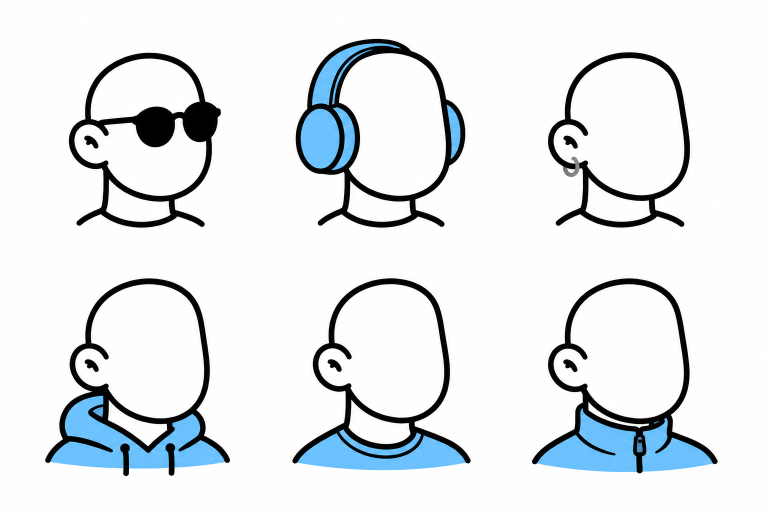
#> input picture design/muneco/fuente/accesorios-ropa-chatgpt.png, 1536 x 1024 px, given in place of grid.png, which was not available (shown at 1/2 size)
$ python acc_step.py ../fuente ../fuente/gorros-chatgpt.png
#> lines starting #> are read from the running program, lines starting #| are printed output that depends on the picture; after the words box and inside, x2 and y2 are one past the last pixel; in counts of white or black regions, pixels touching at a corner belong together; pictures that were not available may be replaced by others from this repository, and a replacement may not be noted
import numpy as np, json, sys
from PIL import Image
from scipy import ndimage as ndi
import potrace
D, OUT = sys.argv[1], sys.argv[2]
im = np.array(Image.open(f'{D}/grid.png').convert('RGB')).astype(int)
r, g, b = im[..., 0], im[..., 1], im[..., 2]
gray = (r + g + b) / 3
W = im.shape[1] // 3; H = im.shape[0] // 2
#> after `W = im.shape[1] // 3`: W = 512
#> after `H = im.shape[0] // 2`: H = 512
def cell(m, i): rr, cc = divmod(i, 3); return m[rr*H:(rr+1)*H, cc*W:(cc+1)*W]
BLK = gray < 110
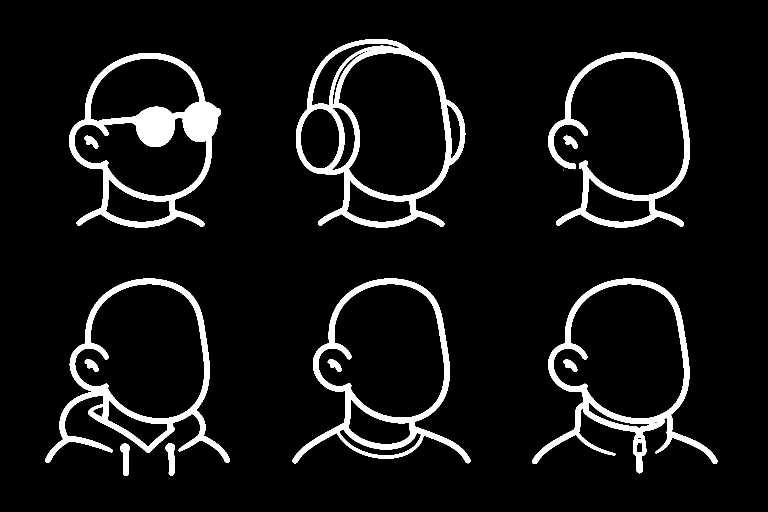
#> BLK: shape (1024, 1536) bool (shown at 1/2 size); 7.6% white; 14 white regions (1 under 20 px), largest, box (x1, y1, x2, y2) and area: (138, 106, 442, 455) 24790, (592, 78, 931, 455) 22372, (91, 557, 460, 926) 18446
BLUE = (b - r > 40)
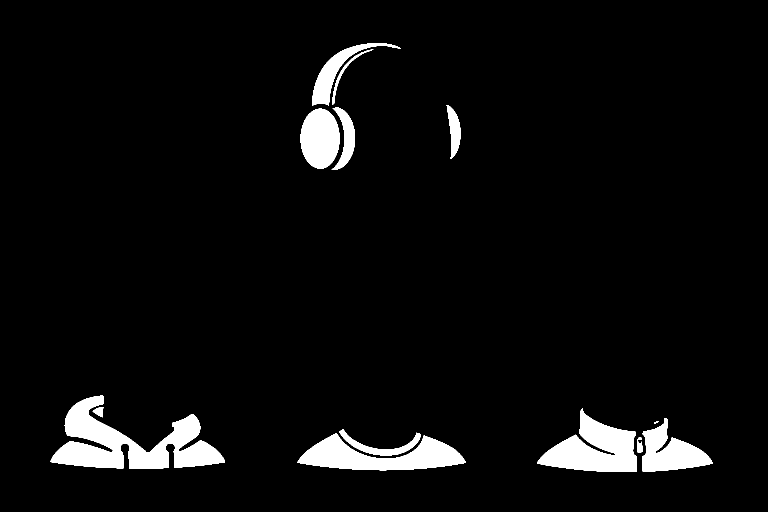
#> BLUE: shape (1024, 1536) bool (shown at 1/2 size); 4.8% white; 13 white regions, largest, box (x1, y1, x2, y2) and area: (100, 791, 450, 937) 22302, (1074, 816, 1274, 944) 13730, (595, 866, 932, 941) 12890
GREY = (gray > 90) & (gray < 210) & (np.abs(r - b) < 25) & (np.abs(r - g) < 25)
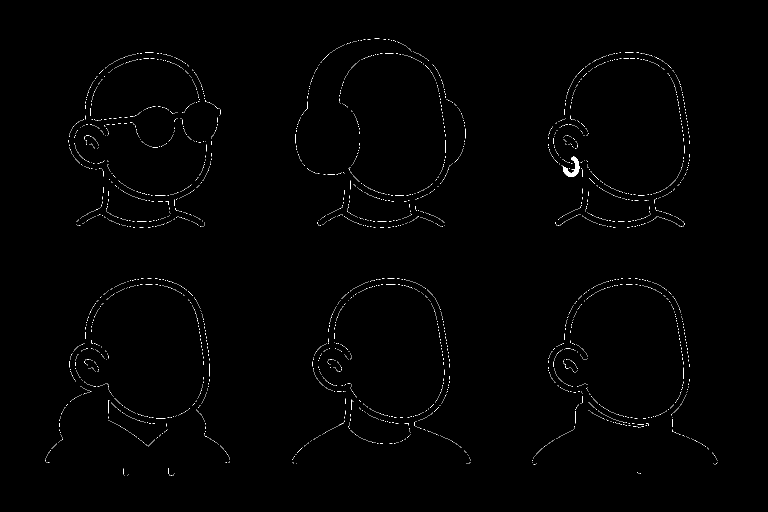
#> GREY: shape (1024, 1536) bool (shown at 1/2 size); 0.53% white in thin lines or dots, all inside (x1, y1, x2, y2) = (90, 77, 1435, 952)
# referencia: la cabeza del arete (cuadro 3), sin el arete
ref = cell(BLK, 2).copy()
#> in cell, `return m[rr * H:(rr + 1) * H, cc * W:(cc + 1) * W]`:
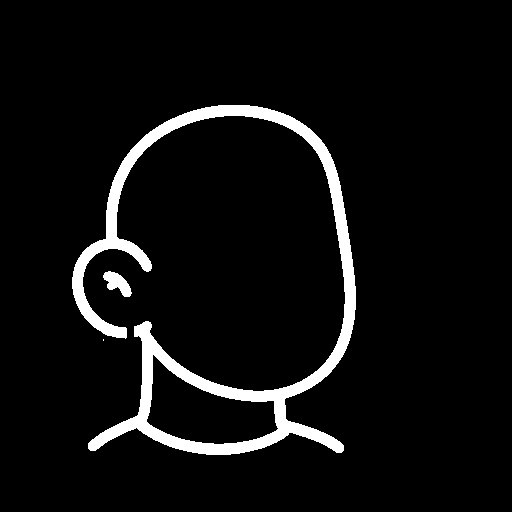
#> returned value: shape (512, 512) bool; 5.8% white; 3 white regions (1 under 20 px), largest, box (x1, y1, x2, y2) and area: (72, 105, 356, 455) 14719, (103, 271, 132, 297) 405
# medidas de la cabeza de referencia -> lienzo 500x500 de nuestra base (escala uniforme)
ys, xs = np.nonzero(ref)
#> ys = 15126 values from 105 to 454; xs = 15126 values, max 355 at index 6470, min 72 at index 6045, mean 213.3
top = ys.min(); left = xs[ys < top + 300].min(); right = xs[ys < top + 260].max()
#> after `top = ys.min()`: top = 105
#> after `left = xs[ys < top + 300].min()`: left = 72
#> after `right = xs[ys < top + 260].max()`: right = 355
OUR_LEFT, OUR_TOP, OUR_RIGHT = 58, 49, 399
s = (OUR_RIGHT - OUR_LEFT) / (right - left)
#> s = 1.2
T = lambda x, y: (OUR_LEFT + (x - left) * s, OUR_TOP + (y - top) * s)
def shift_to(a, bimg):
    # alinear por la cabeza (oreja y contorno de la cara), filas de la parte media
    y0, y1 = top + 60, top + 260
    ra = a[y0:y1].astype(float); rb = bimg[y0:y1].astype(float)
    best = (0, 0, -1)
    for dy in range(-80, 81, 1):
        sb = np.roll(bimg, dy, 0)[y0:y1].astype(float)
        c = np.fft.ifft2(np.fft.fft2(ra) * np.conj(np.fft.fft2(sb))).real
        dx = int(np.argmax(c.max(0))); sc = c.max()
        if dx > c.shape[1] // 2: dx -= c.shape[1]
        if sc > best[2]: best = (dy, dx, sc)
    return best[0], best[1]
def sh(m, dy, dx): return np.roll(np.roll(m, dy, 0), dx, 1)
def to_path(mask, TT=None):
    TT = TT or T
    plist = potrace.Bitmap(~mask).trace(turdsize=8, alphamax=1.0, opticurve=True, opttolerance=0.3)
    f = lambda p: '%.1f,%.1f' % TT(p.x, p.y) if hasattr(p, 'x') else '%.1f,%.1f' % TT(*p)
    d = []
    for curve in plist:
        d.append('M' + f(curve.start_point))
        for seg in curve.segments:
            d.append(('L' + f(seg.c) + ' L' + f(seg.end_point)) if seg.is_corner else ('C' + f(seg.c1) + ' ' + f(seg.c2) + ' ' + f(seg.end_point)))
        d.append('Z')
    return ' '.join(d)
def clean(m, n):
    lab, k = ndi.label(m)
    if not k: return m
    sz = ndi.sum(m, lab, range(1, k + 1))
    return np.isin(lab, [j + 1 for j, v in enumerate(sz) if v >= n])
cut = ndi.binary_dilation(ref, iterations=5)
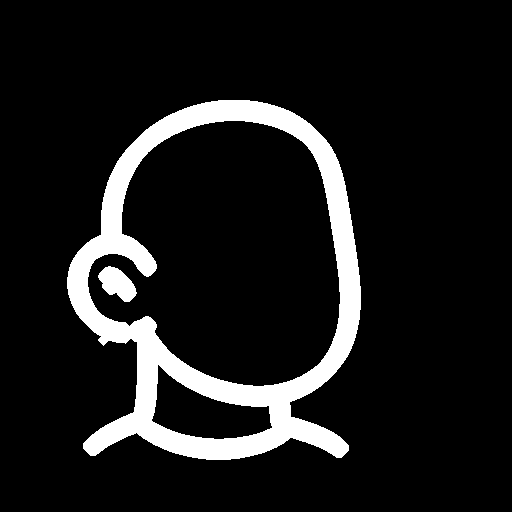
#> cut: shape (512, 512) bool; 10.5% white; 2 white regions, box (x1, y1, x2, y2) and area: (67, 100, 361, 460) 26669, (98, 266, 137, 302) 847
out = {}
names = ['gafas', 'audifonos', 'arete', 'hoodie', 'camiseta', 'chaqueta']
for i, n in enumerate(names):
    blk, blue, grey = cell(BLK, i), cell(BLUE, i), cell(GREY, i)
    dy, dx = (0, 0) if i == 2 else shift_to(ref, blk)
    blk, blue, grey = sh(blk, dy, dx), sh(blue, dy, dx), sh(grey, dy, dx)
    if n == 'gafas':
        m = clean(blk & ~cut, 40)
        m |= blk & cut & ndi.binary_dilation(m, iterations=6)
        m = clean(ndi.binary_closing(m, iterations=2), 40)
        # centrar cada lente sobre un ojo de nuestro muñeco (ojos en 248,264 y 339,260)
        lab, k = ndi.label(m)
        sz = ndi.sum(m, lab, range(1, k + 1))
        big = sorted(range(k), key=lambda j: -sz[j])[:2]
        cs = sorted([ndi.center_of_mass(m, lab, j + 1)[::-1] for j in big])  # (x, y), izquierda primero
        (c1x, c1y), (c2x, c2y) = cs
        E1, E2 = (248, 264), (339, 260)
        gs = (E2[0] - E1[0]) / (c2x - c1x)
        gx = E1[0] - c1x * gs
        gy = ((E1[1] - c1y * gs) + (E2[1] - c2y * gs)) / 2
#> (the run stopped early here; a loop or call above may not have finished)

$ run again, on design/muneco/fuente/peinados-chatgpt.png
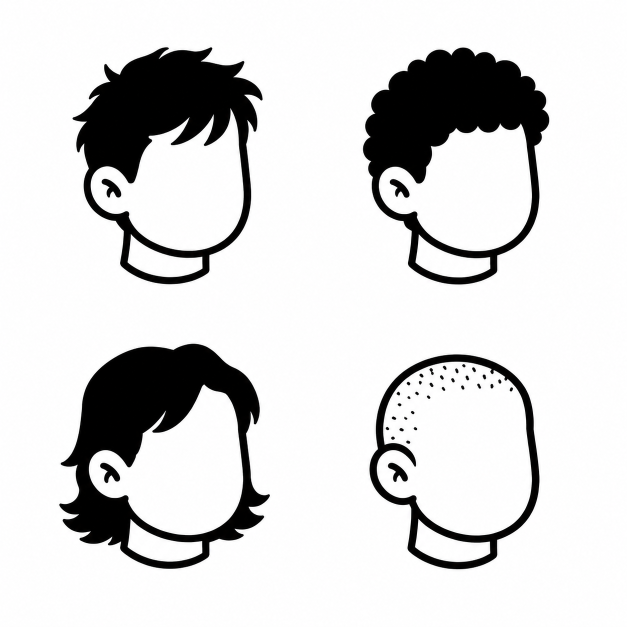
#> input picture design/muneco/fuente/peinados-chatgpt.png, 1254 x 1254 px, given in place of grid.png, which was not available (shown at 1/2 size)
#> `BLK = gray < 110`:
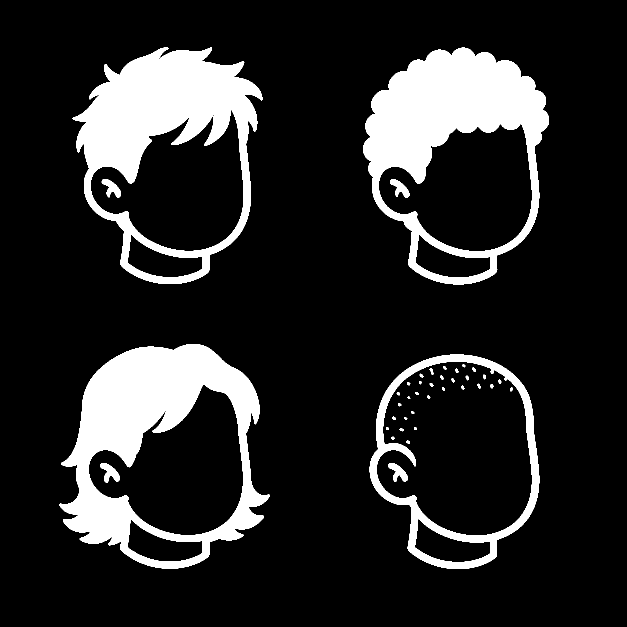
#> BLK: shape (1254, 1254) bool (shown at 1/2 size); 15.3% white; 40 white regions, largest, box (x1, y1, x2, y2) and area: (119, 688, 540, 1137) 76071, (726, 95, 1098, 569) 70734, (145, 95, 525, 568) 69000
#> BLUE: shape (1254, 1254) bool; every value is 0
#> GREY: shape (1254, 1254) bool; 0.53% white in thin lines or dots, all inside (x1, y1, x2, y2) = (118, 94, 1099, 1139)
#> top = 95
#> left = 0
#> right = 261
#> s = 1.31
#> cut: shape (627, 418) bool; 22% white; 1 white region, box (x1, y1, x2, y2) and area: (0, 90, 267, 574) 57715
